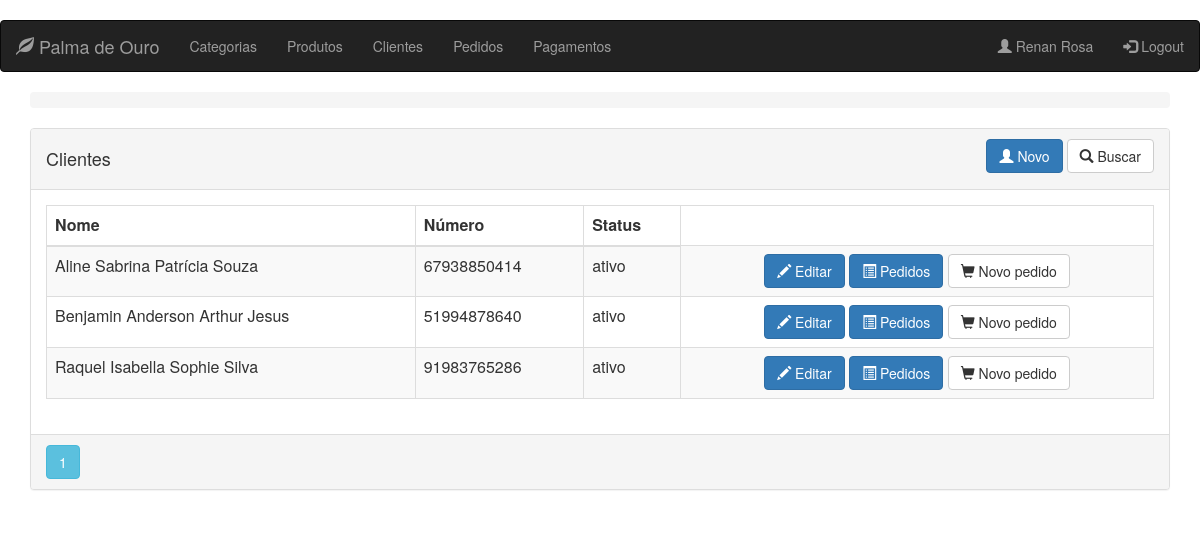
The app's page /client (signed in), older data.
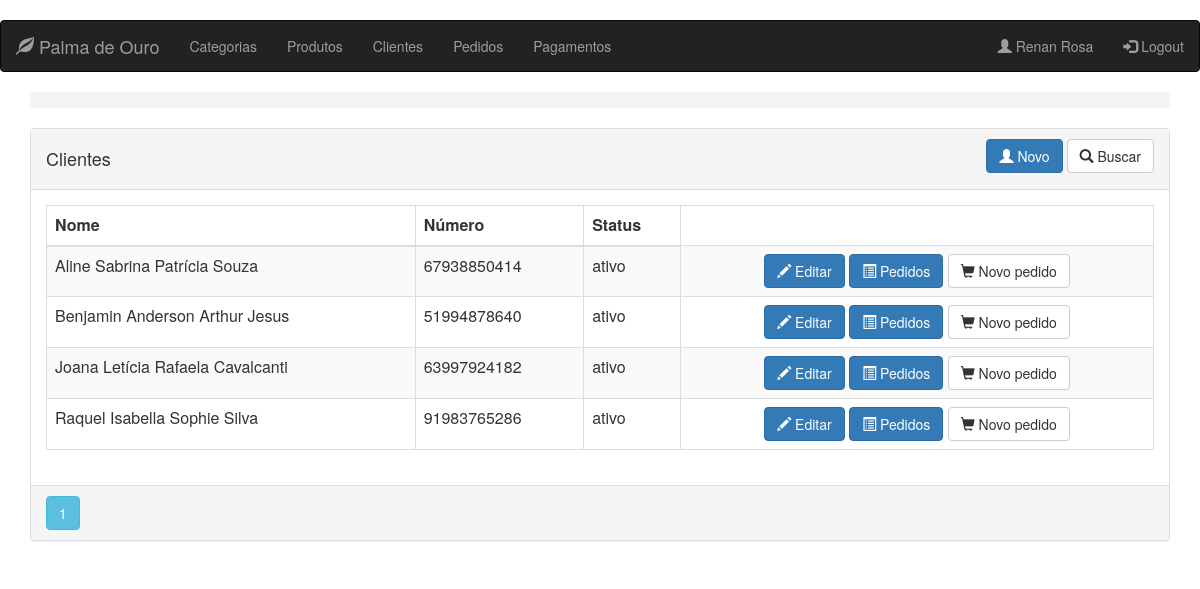
The same page, newer data.
### app/models.py (models this page shows, shortened)
class User(db.Model):
    __metaclass__ = ABCMeta
    __abstract__ = True
    id = db.Column(db.Integer, primary_key=True)
    name = db.Column(db.String(64), nullable=False, index=True)
    phone_number = db.Column(db.String(13), nullable=False)

class Clerk(User, UserMixin):
    __tablename__ = 'clerks'
    image_file = db.Column(db.String(24), default='default.jpg')
    email = db.Column(db.String(64), unique=True)
    password_hash = db.Column(db.String(128), nullable=False)
    __mapper_args__ = {
        'concrete': True
    }
    @property
    def password(self):
        raise AttributeError('password is not a readable attribute')

class Client(User):
    __tablename__ = 'clients'
    __mapper_args__ = {'concrete': True}
    identification = db.Column(db.String(9), unique=True)
    notifiable = db.Column(db.Boolean)
    address = db.Column(db.String(64))
    status = db.Column(db.Boolean)

### app/routes/client/routes.py (the view)
@blueprint_client.route('/')
@blueprint_client.route('/client')
@register_breadcrumb(blueprint_client, '.', 'Clientes')
@login_required
def get_clients():
    page = request.args.get('page', 1, type=int)
    clients = Client.query.order_by(Client.name).paginate(page=page, per_page=10)
    return render_template('client/list.html', clients=clients)

### app/models.py (called while the page is built)
@login_manager.user_loader
def load_user(id):
    return Clerk.query.get(id)

### app/templates/client/list.html
{% extends "base.html" %}
{% block page_content %}
<div class="panel panel-default">
    <div class="panel-heading">
        <div class="row">
            <div class="col col-xs-6">
                <h4>Clientes</h4>
            </div>
            <div class="col col-xs-6 text-right">
                <a href="{{ url_for('blueprint_client.new_client') }}" class="btn btn-primary">
                    <i class="glyphicon glyphicon-user"></i>
                    <span>Novo</span>
                </a>
                <a href="{{ url_for('blueprint_client.search_client') }}" class="btn btn-default">
                    <i class="glyphicon glyphicon glyphicon-search"></i>
                    <span>Buscar</span>
                </a>
            </div>
            <div class="btn-group col-md-4 text-right">
            </div>
        </div>
    </div>
    <div class="panel-body">
        <table class="table table-striped table-responsive table-bordered">
            <thead>
                <tr>
                    <th>Nome</th>
                    <th>Número</th>
                    <th>Status</th>
                </tr>
            </thead>
            <tbody>
                {% for client in clients.items %}
                <tr>
                    <td>{{ client.name }}</td>
                    <td>{{ client.phone_number }}</td>
                    {% if client.status %}
                    <td>ativo</td>
                    {% else %}
                    <td>inativo</td>
                    {% endif %}
                    <td align="center">
                        <a href="{{ url_for('blueprint_client.update_client',id=client.id) }}"
                           class="btn btn-primary">
                            <span class="glyphicon glyphicon-pencil" aria-hidden="true"></span> Editar
                        </a>
                        <a href="{{ url_for('blueprint_order.get_orders',id=client.id) }}"
                           class="btn btn-primary">
                            <span class="glyphicon glyphicon-list-alt"></span>
                            Pedidos
                        </a>
                        <a href="{{ url_for('blueprint_order.new_order',id=client.id) }}"
                           class="btn btn-default">
                            <span class="glyphicon glyphicon-shopping-cart"></span>
                            Novo pedido
                        </a>
                    </td>
                </tr>
                {% endfor %}
            </tbody>
        </table>
    </div>
    <div class="panel-footer p-0">
        {% for page_number in clients.iter_pages(left_edge=1,right_edge=1,left_current=1,right_current=2) %}
        {% if page_number %}
        {% if clients.page == page_number %}
        <a class="btn btn-info mb-4"
           href="{{ url_for('blueprint_client.get_clients',page=page_number) }}">{{ page_number }}</a>
        {% else %}
        <a class="btn btn-outline-info mb-4"
           href="{{ url_for('blueprint_client.get_clients',page=page_number) }}">{{ page_number }}</a>
        {% endif %}
        {% else %}
        ...
        {% endif %}
        {% endfor %}
    </div>
</div>
{% endblock %}

### app/templates/base.html (shortened to what this page needs)
﻿{% extends "bootstrap/base.html" %}
    {% block head %}
        {{ super() }}
    {% endblock %}
{% block navbar %}
    <nav class="navbar navbar-inverse">
        <div class="container-fluid">
            <div class="navbar-header">
                <a class="navbar-brand" href="{{ url_for('blueprint_client.get_clients') }}"><span
                        class="glyphicon glyphicon-leaf"></span> Palma de Ouro</a>
            </div>
            <ul class="nav navbar-nav">
                <li><a class="nav-item nav-link"
                       href="{{ url_for('blueprint_category.get_categories') }}">Categorias</a>
                </li>
                <li><a class="nav-item nav-link" href="{{ url_for('blueprint_product.get_products') }}">Produtos</a>
                </li>
                <li><a class="nav-item nav-link"
                       href="{{ url_for('blueprint_client.get_clients') }}">Clientes</a></li>
                <li><a class="nav-item nav-link"
                       href="{{ url_for('blueprint_order.get_orders') }}">Pedidos</a></li>
                <li><a class="nav-item nav-link"
                       href="{{ url_for('blueprint_payment.get_payment') }}">Pagamentos</a></li>
            </ul>
            <ul class="nav navbar-nav navbar-right">
                {% if current_user.is_authenticated %}
                    <li>
                        <a class="nav-item nav-link" href="{{ url_for('blueprint_clerk.account') }}">
                            <span class="glyphicon glyphicon-user"></span>
                            {{ current_user.name }}</a>
                    </li>
                    <li>
                        <a class="nav-item nav-link" href="{{ url_for('blueprint_clerk.logout') }}">
                            <span class="glyphicon glyphicon-log-in"></span>
                            Logout</a>
                    </li>
                {% else %}
                    <li><a class="nav-item nav-link" href="{{ url_for('blueprint_clerk.login') }}">
                        <span class="glyphicon glyphicon-user"></span> Login</a></li>
                {% endif %}
            </ul>
        </div>
    </nav>
{% endblock %}
    {% block content %}
        <div class="container pt-3">
            <nav aria-label="breadcrumb">
                <ol class="breadcrumb primary-color">
                </ol>
            </nav>
            {% block page_content %}
            {% endblock %}
        </div>
    {% endblock %}

Row changes from the older to the newer data that the page shows:
added Client: name "Joana Letícia Rafaela Cavalcanti", phone_number "63997924182", status "ativo"
